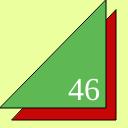
Frame 1 (no input)
Frame 60 (no input): identical to frame 1, image omitted
Frame 120 (the mouse pressed at the canvas centre since frame 60): identical to frame 1, image omitted

The p5.js sketch that drew this single still picture (run headless with seeded random() and noise() and a simulated clock; from frame 60 on, the mouse is pressed at the canvas centre):

// p5.js sketch
// ── sketch.js
function setup() {
  createCanvas(128,128);
}

function draw() {
  background(236, 255, 159);
  strokeWeight(1);
  fill(199, 6, 6);
  triangle(12,120,116,120,116,10);
  fill(94, 185, 84);
  triangle(0,108,106,108,106,0);
  fill(255);
  textSize(32);
  textFont("serif");
  text("46", 68, 100);
}
